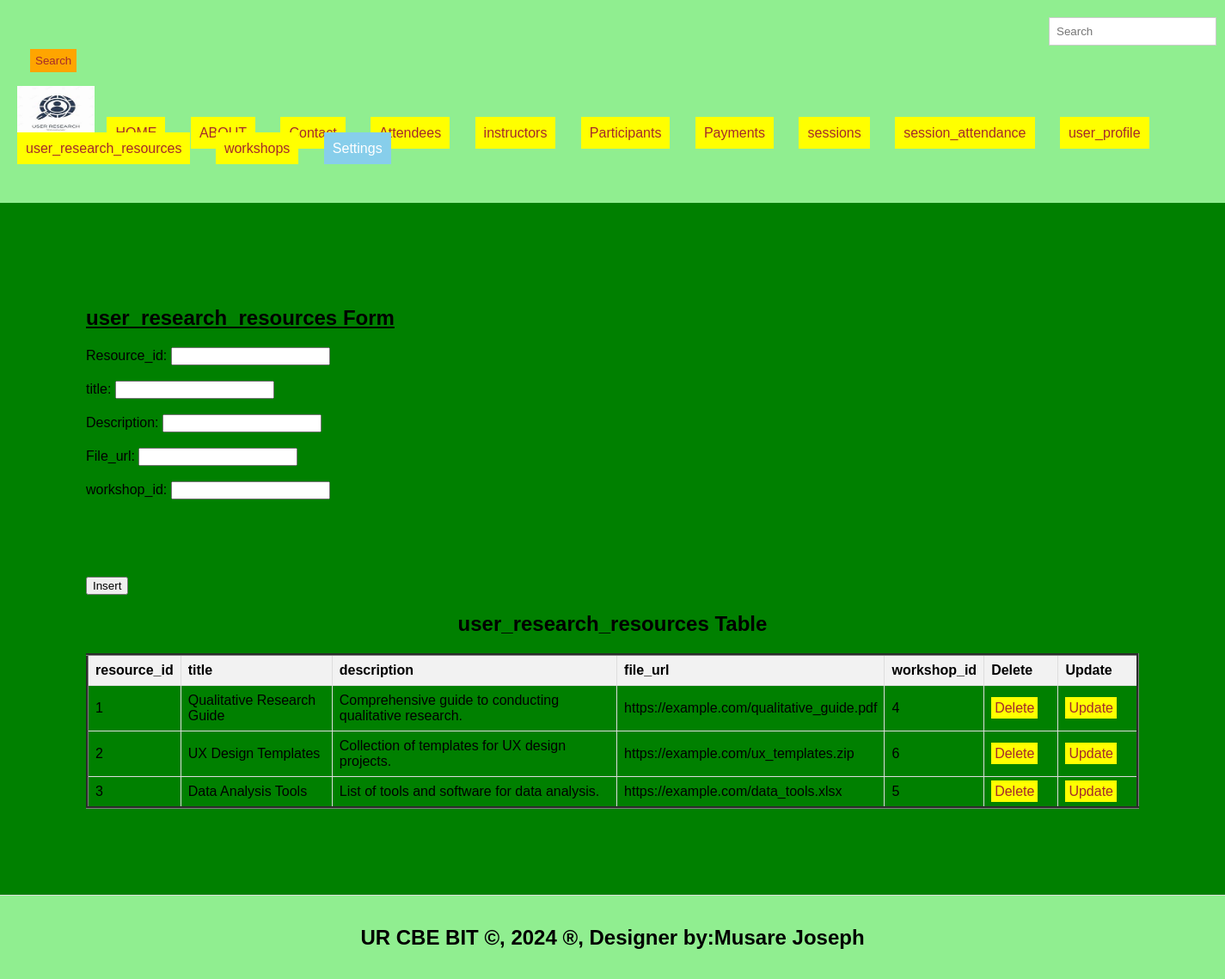
/user_research_resources.php, run on the app's committed database.
### tables this page shows
CREATE TABLE `user_research_resources` (
  `resource_id` int(11) NOT NULL,
  `title` varchar(100) NOT NULL,
  `description` text DEFAULT NULL,
  `file_url` varchar(200) DEFAULT NULL,
  `workshop_id` int(11) DEFAULT NULL
);

### user_research_resources.php (the view, shortened to what this page needs)
<!DOCTYPE html>
<html lang="en">
<head>
  <link rel="stylesheet" type="text/css" href="styles.css" title="style 1" media="screen, tv, projection, handheld, print"/>
  </head>
  <header>
<body bgcolor="green">
  <form class="d-flex" role="search" action="search.php">
      <input class="form-control me-2" type="search" placeholder="Search" aria-label="Search" name="query">
      <button class="btn btn-outline-success" type="submit">Search</button>
    </form>
  <ul style="list-style-type: none; padding: 0;">
    <li style="display: inline; margin-right: 10px;">
    <img src="./image/logos.jpeg" width="90" height="60" alt="Logo">
  </li>
      <li style="display: inline; margin-right: 10px;"><a href="./home.html">HOME</a>
  </li>
    <li style="display: inline; margin-right: 10px;"><a href="./about.html">ABOUT</a>
  </li>
  <li style="display: inline; margin-right: 10px;"><a href="./Contact.html">Contact</a>
  </li>
    <li style="display: inline; margin-right: 10px;"><a href="./attendees.php">Attendees</a>
  </li>
    <li style="display: inline; margin-right: 10px;"><a href="./instructors.php">instructors</a>
  </li>
    <li style="display: inline; margin-right: 10px;"><a href="./participants.php">Participants</a>
  </li>
    <li style="display: inline; margin-right: 10px;"><a href="./payments.php">Payments</a>
  </li>
    <li style="display: inline; margin-right: 10px;"><a href="./sessions.php">sessions</a>
  </li>
    <li style="display: inline; margin-right: 10px;"><a href="./session_attendance.php">session_attendance</a>
  </li>  <li style="display: inline; margin-right: 10px;"><a href="./user_profile.php">user_profile</a>
  </li>
    <li style="display: inline; margin-right: 10px;"><a href="./user_research_resources.php">user_research_resources</a>
  </li>
<li style="display: inline; margin-right: 10px;"><a href="./workshops.php">workshops</a>
  </li>
    <li class="dropdown" style="display: inline; margin-right: 10px;">
      <a href="#" style="padding: 10px; color: white; background-color: skyblue; text-decoration: none; margin-right: 15px;">Settings</a>
    </li><br><br>
  </ul>
</header>
<section>
    <h1><u>user_research_resources Form</u></h1>
<form method="post" onsubmit="return confirmInsert();">
    <label for="resource_id">Resource_id:</label>
    <input type="number" id="book_id" name="book_id" required><br><br>
    <label for="title">title:</label>
    <input type="number" id="ride_id" name="ride_id" required><br><br>
    <label for="description">Description:</label>
    <input type="TEXT" id="passenger_id" name="passenger_id" required><br><br>
    <label for="file_url">File_url:</label>
    <input type="TEXT" id="passengerid" name="passengerid" required><br><br>
    <label for="workshop_id">workshop_id:</label>
    <input type="NUMBER" id="passengeid" name="passengeid" required><br><br>
        </select><br><br>
    </select><br><br>
    <input type="submit" name="add" value="Insert">
</form>
<!DOCTYPE html>
<html>
<head>
</head>
<body>
    <center><h2>user_research_resources Table</h2></center>
    <table border="3">
        <tr>
            <th>resource_id</th>
            <th>title</th>
            <th>description</th>
            <th>file_url</th>
            <th>workshop_id</th>
            <th>Delete</th>
            <th>Update</th>
        </tr>
<?php
include('db_connection.php');
$sql = "SELECT * FROM user_research_resources";
$result = $connection->query($sql);
if ($result->num_rows > 0) {
    while ($row = $result->fetch_assoc()) {
        $resource_id = $row['resource_id'];
        echo "<tr>
            <td>" . $row['resource_id'] . "</td>
            <td>" . $row['title'] . "</td>
            <td>" . $row['description'] . "</td>
            <td>" . $row['file_url'] . "</td>
            <td>" . $row['workshop_id'] . "</td>
            <td><a style='padding:4px' href='delete_user_research_resources.php?resource_id=$resource_id'>Delete</a></td>
            <td><a style='padding:4px' href='update_user_research_resources.php?resource_id=$resource_id'>Update</a></td>
        </tr>";
    }
} else {
    echo "<tr><td colspan='7'>No data found</td></tr>";
}
?>
      </table>
</body>
</section>
<footer>
  <center>
   <b><h2>UR CBE BIT &copy, 2024 &reg, Designer by:Musare Joseph</h2></b>
  </center>
</footer>
</body>
</html>

### styles.css (style rules this page uses)
body { font-family: Arial, sans-serif; margin: 0; padding: 0; }
.form-control { padding: 8px; margin-left: 4px; border: 1px solid #ccc; }
.btn { padding: 6px; background-color: orange; color: brown; border: none; }
.dropdown { position: relative; display: inline; margin-right: 10px; }
body { font-family: Arial,sans-serif; margin:0; padding:0; }
header { background-color:lightgreen; padding: 20px; }
.dropdown { position: right; display:right; direction:rtl; }
section { padding:100px; border-bottom: 1px solid #ddd; }
footer { text-align: center; padding: 15px; background-color:lightgreen; }

### user_research_resources.php (style rules this page uses)
a { padding: 10px; color: white; background-color: yellow; text-decoration: none; margin-right: 15px; }
a:link { color: brown; }
button.btn { margin-left: 15px; margin-top: 4px; }
input.form-control { margin-left: 1200px; padding: 8px; }
table { width: 100%; border-collapse: collapse; }
th, td { border: 1px solid #ddd; padding: 8px; text-align: left; }
th { background-color: #f2f2f2; }

### data on the page
user_research_resources: resource_id "1", title "Qualitative Research Guide", description "Comprehensive guide to conducting qualitative research.", file_url "https://example.com/qualitative_guide.pdf", workshop "4"
user_research_resources: resource_id "2", title "UX Design Templates", description "Collection of templates for UX design projects.", file_url "https://example.com/ux_templates.zip", workshop "6"
user_research_resources: resource_id "3", title "Data Analysis Tools", description "List of tools and software for data analysis.", file_url "https://example.com/data_tools.xlsx", workshop "5"
